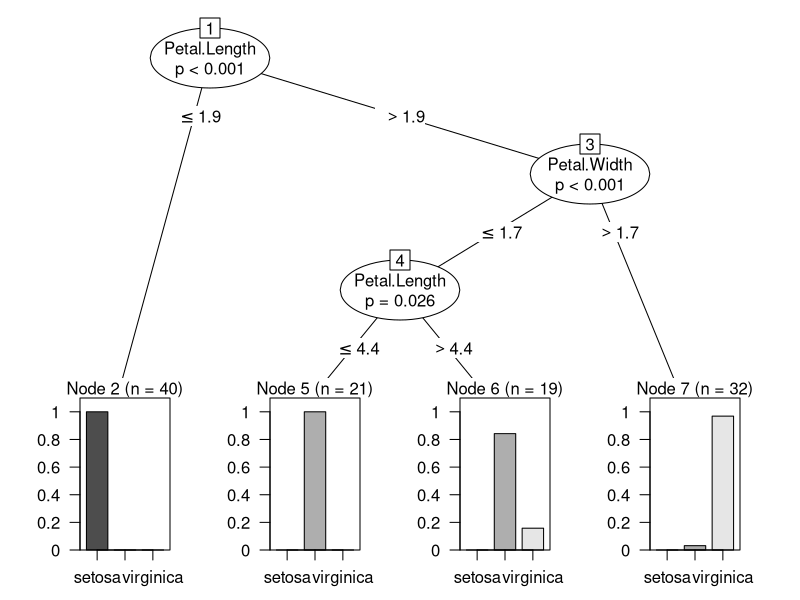

This figure's R source:


install.packages("party")

library(party)

#set seed by specifying arbitrary numbers as 1234 to reproduce the same results next time you do this part.

set.seed(1234)

View(iris) #view dataset

# now classify your dataset into training and testing data: 70% for training  and 30% for testing

ind <- sample(2, nrow(iris), replace = TRUE, prob = c(0.70, 0.30))
train.data <- iris[ind==1,] #where row is marked by 1
test.data <- iris[ind==2,] #where row is marked by 2

# let's create a model for dependent variable "Species" and independent variables
myf <- Species ~ Sepal.Length+Sepal.Width+Petal.Length+Petal.Width

# now create a classification tree for this model
iris_ctree <- ctree(myf, data=train.data)

#let's check how accurate it is 
table(predict(iris_ctree), train.data$Species) # Output: rows = actual, columns = predicted

#visualize it
plot(iris_ctree)

#use this tree on rest of 30% of validation data to see how well it is
testpred <- predict(iris_ctree, newdata=test.data)

table(testpred, test.data$Species)
